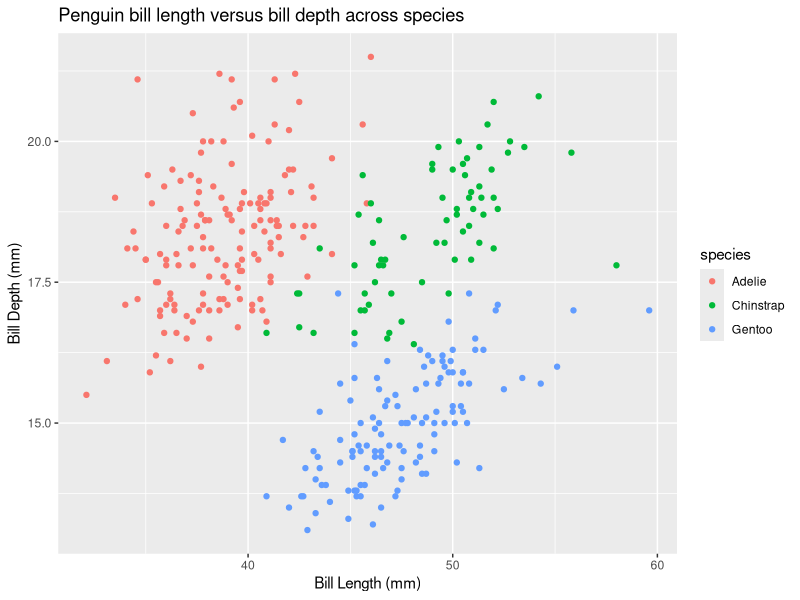
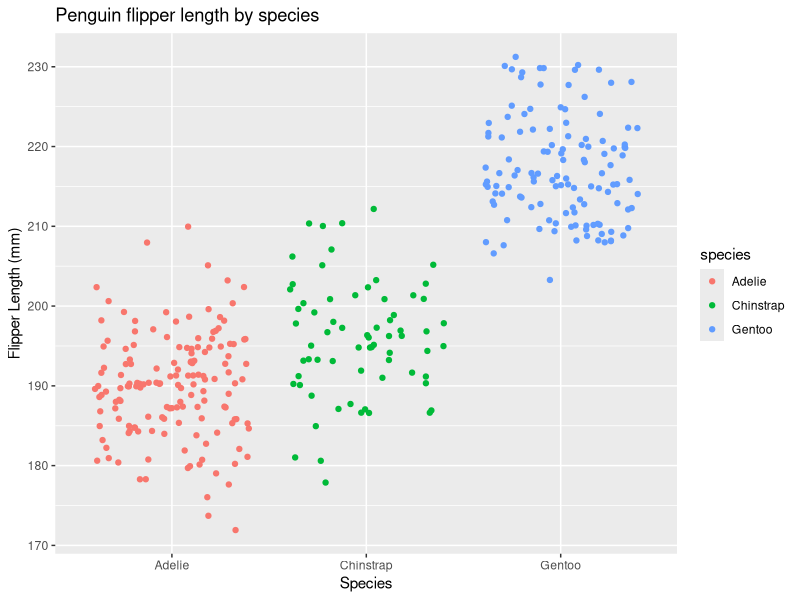

R code for these plots, in order:
## ---- chunk 1

# load packages
library(tidyverse)
library(palmerpenguins)
data(package = 'palmerpenguins')
penguins <- penguins
## ---- chunk 2
#create expression
fx <- expression(x^2)

#take deriv
df_dx <- D(expr = fx, name = "x")
df_dx

x <- 3
eval(df_dx)
## ---- chunk 3
pa <- expression(2 * (3 * a + 2)^4 - 5)

dp_da <- D(expr = pa, name = "a")
dp_da

a <- 1.2
eval(dp_da)
## ---- chunk 4
ggplot(data = penguins, aes(x = bill_length_mm, y = bill_depth_mm, color = species)) +
  geom_point(data = penguins) + ggtitle("Penguin bill length versus bill depth across species") +labs(x = "Bill Length (mm)", y = "Bill Depth (mm)")
## ---- chunk 5
ggplot(data = penguins, aes(x = species, y = flipper_length_mm, color = species)) +
  geom_jitter() +
  labs(title = "Penguin flipper length by species", x = "Species", y = "Flipper Length (mm)")
